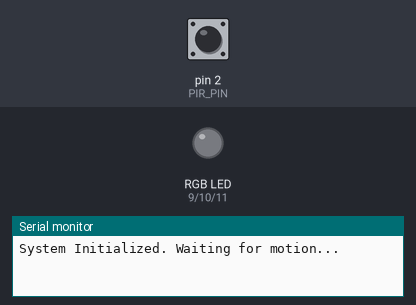
Simulated run of this sketch. Board: Arduino Uno, built with avr-gcc and run on an emulated ATmega328P. Parts: an RGB LED mixed from three pins (HIGH = lit), the last lines printed to the serial monitor. The test bench sets the inputs (shaded band); at power-on: pin 2 (PIR_PIN) HIGH. Random numbers use the default seed unless the sketch sets one.

Above: at 1.2 s.
1.3 s: pin 2 (PIR_PIN) pulsed LOW 2 times (0.12 s each, 0.3 s apart)
At 2.7 s:
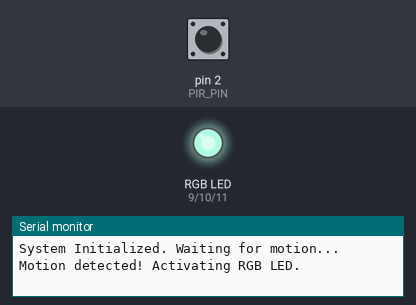
At 11.7 s:
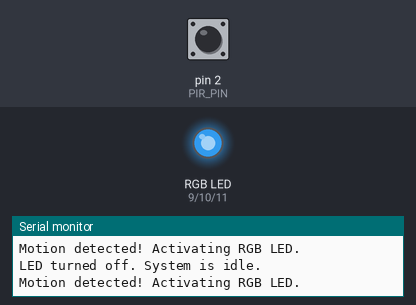
Timing chart, 0 to 12.9 s (numbered marks = the images above; inputs shaded):
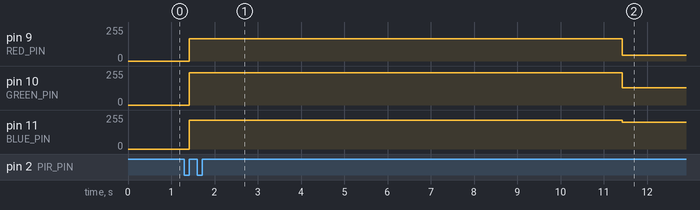

Measured:
- after the input at 1.3 s, pin 9 (RED_PIN): 0/255 → 167/255 after 0.12 s, → 42/255 10.0 s later; pin 10 (GREEN_PIN): 0/255 → 241/255 after 0.12 s, → 130/255 10.0 s later; pin 11 (BLUE_PIN): 0/255 → 217/255 after 0.12 s, → 200/255 10.0 s later

The sketch:

CW6.ino
```cpp
#define RED_PIN 9
#define GREEN_PIN 10
#define BLUE_PIN 11
#define PIR_PIN 2

volatile bool motionDetected = false;
unsigned long lastMotionTime = 0;
const unsigned long ledDuration = 10000; // 10 seconds

void setup() {
  Serial.begin(9600);
  pinMode(RED_PIN, OUTPUT);
  pinMode(GREEN_PIN, OUTPUT);
  pinMode(BLUE_PIN, OUTPUT);
  pinMode(PIR_PIN, INPUT);

  attachInterrupt(digitalPinToInterrupt(PIR_PIN), motionISR, RISING);
  Serial.println("System Initialized. Waiting for motion...");
}

void loop() {
  if (motionDetected) {
    motionDetected = false;
    Serial.println("Motion detected! Activating RGB LED.");

    int r = random(0, 256);
    int g = random(0, 256);
    int b = random(0, 256);

    analogWrite(RED_PIN, r);
    analogWrite(GREEN_PIN, g);
    analogWrite(BLUE_PIN, b);

    lastMotionTime = millis();

    while (millis() - lastMotionTime < ledDuration) {
      // LED remains on for 10 seconds
    }

    digitalWrite(RED_PIN, LOW);
    digitalWrite(GREEN_PIN, LOW);
    digitalWrite(BLUE_PIN, LOW);
    Serial.println("LED turned off. System is idle.");
  }
}

void motionISR() {
  motionDetected = true;
}
```
